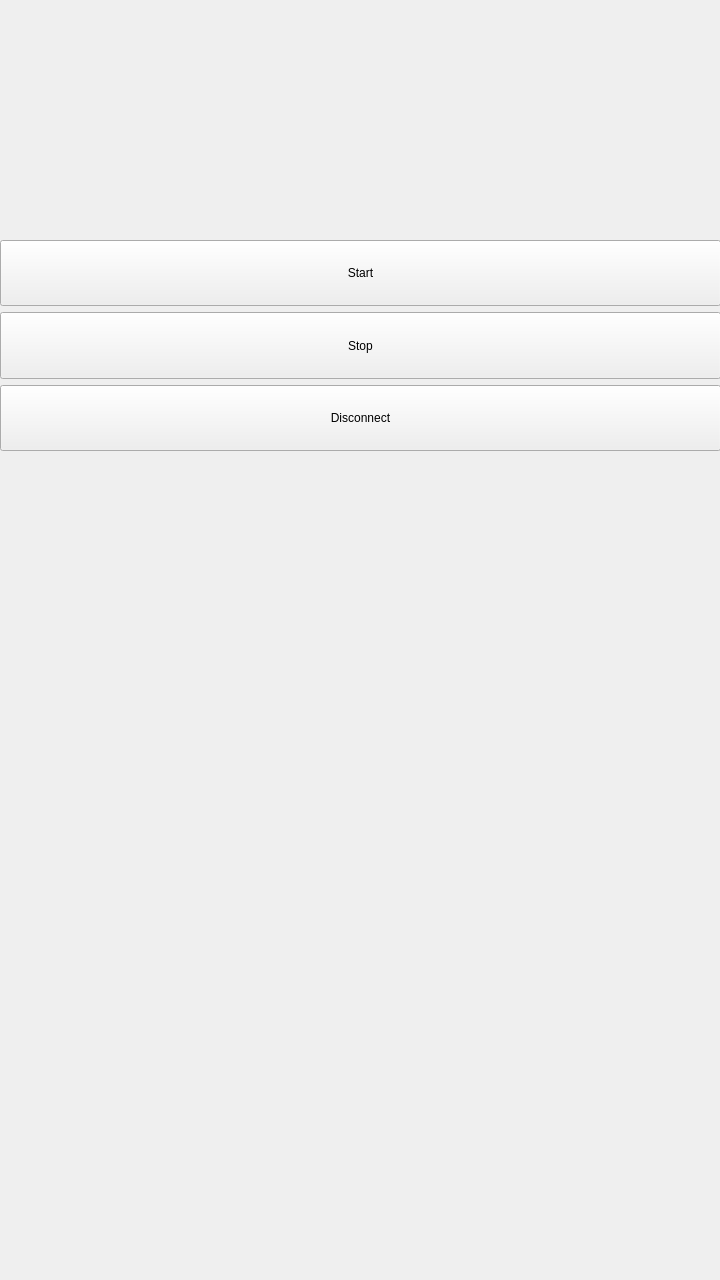
<?xml version="1.0" encoding="UTF-8"?>
<ui version="4.0">
 <class>WorkPage</class>
 <widget class="QWidget" name="WorkPage">
  <property name="geometry">
   <rect>
    <x>0</x>
    <y>0</y>
    <width>720</width>
    <height>1280</height>
   </rect>
  </property>
  <property name="windowTitle">
   <string>Form</string>
  </property>
  <widget class="QWidget" name="verticalLayoutWidget_2">
   <property name="geometry">
    <rect>
     <x>0</x>
     <y>240</y>
     <width>721</width>
     <height>211</height>
    </rect>
   </property>
   <layout class="QVBoxLayout" name="verticalLayout_2">
    <item>
     <widget class="QPushButton" name="pbStart">
      <property name="sizePolicy">
       <sizepolicy hsizetype="Expanding" vsizetype="Expanding">
        <horstretch>0</horstretch>
        <verstretch>0</verstretch>
       </sizepolicy>
      </property>
      <property name="text">
       <string>Start</string>
      </property>
     </widget>
    </item>
    <item>
     <widget class="QPushButton" name="pbStop">
      <property name="sizePolicy">
       <sizepolicy hsizetype="Minimum" vsizetype="Expanding">
        <horstretch>0</horstretch>
        <verstretch>0</verstretch>
       </sizepolicy>
      </property>
      <property name="text">
       <string>Stop</string>
      </property>
     </widget>
    </item>
    <item>
     <widget class="QPushButton" name="pbDisconnect">
      <property name="sizePolicy">
       <sizepolicy hsizetype="Minimum" vsizetype="Expanding">
        <horstretch>0</horstretch>
        <verstretch>0</verstretch>
       </sizepolicy>
      </property>
      <property name="text">
       <string>Disconnect</string>
      </property>
     </widget>
    </item>
   </layout>
  </widget>
 </widget>
 <resources/>
 <connections/>
</ui>
